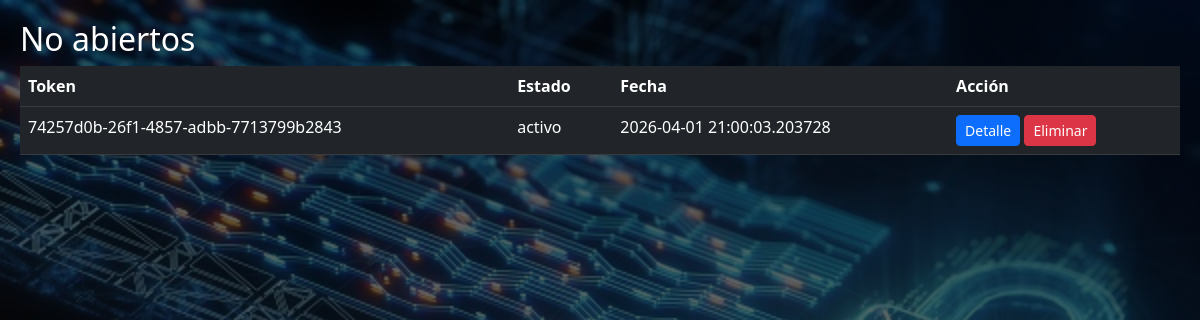
Page /pendientes (signed in) on the committed database.
### tables this page shows
CREATE TABLE messages (
        id INTEGER PRIMARY KEY AUTOINCREMENT,
        user_id INTEGER,
        texto_cifrado TEXT,
        token TEXT,
        estado TEXT,
        fecha_creacion TEXT,
        fecha_uso TEXT,
        expiracion TEXT
    );

### app.py (the view)
@app.route("/pendientes")
def pendientes():
    if "user_id" not in session:
        return redirect("/")
    conn = sqlite3.connect("database.db")
    c = conn.cursor()
    c.execute("""
    SELECT * FROM messages
    WHERE user_id=? AND estado='activo'
    """, (session["user_id"],))
    data = c.fetchall()
    conn.close()
    return render_template("historial.html", data=data, titulo="No abiertos")

### templates/historial.html
{% extends "base.html" %}
{% block content %}
<h2>{{ titulo if titulo else "Historial" }}</h2>
<table class="table table-dark">
<tr>
<th>Token</th><th>Estado</th><th>Fecha</th><th>Acción</th>
</tr>
{% for m in data %}
<tr>
<td>{{ m[3] }}</td>
<td>{{ m[4] }}</td>
<td>{{ m[5] }}</td>
<td>
<a href="/historial_detalle/{{ m[3] }}" class="btn btn-primary btn-sm">Detalle</a>
<a href="/eliminar/{{ m[3] }}" class="btn btn-danger btn-sm">Eliminar</a>
</td>
</tr>
{% endfor %}
</table>
{% endblock %}

### rows in the picture
messages: token "74257d0b-26f1-4857-adbb-7713799b2843", estado "activo", fecha_creacion "2026-04-01 21:00:03.203728"

### other values in the picture
{{ titulo if titulo else "Historial" }} "No abiertos"
